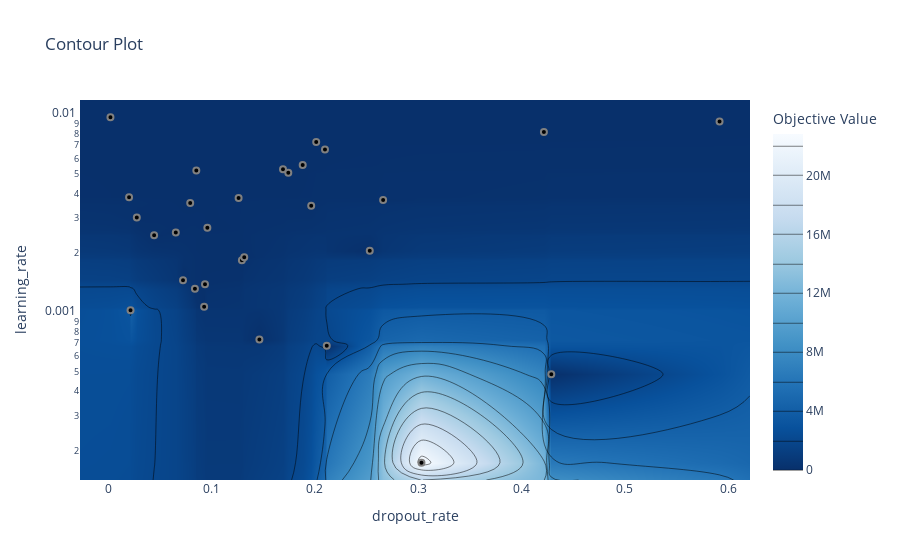

Here is the notebook cell this chart was saved with:
### Code cell
# plot the estimated accuracy surface over hyperparameters:
fig = optuna.visualization.plot_contour(study6, params=['learning_rate', 'dropout_rate'])
fig.show()
